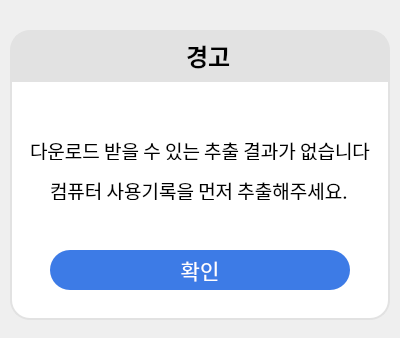
<?xml version="1.0" encoding="UTF-8"?>
<ui version="4.0">
 <class>Dialog</class>
 <widget class="QDialog" name="Dialog">
  <property name="geometry">
   <rect>
    <x>0</x>
    <y>0</y>
    <width>400</width>
    <height>338</height>
   </rect>
  </property>
  <property name="windowTitle">
   <string>Progressing...</string>
  </property>
  <widget class="QLabel" name="label_32">
   <property name="geometry">
    <rect>
     <x>10</x>
     <y>80</y>
     <width>380</width>
     <height>240</height>
    </rect>
   </property>
   <property name="styleSheet">
    <string notr="true">background-color: rgb(255, 255, 255);
border-bottom-right-radius: 20px;
border-bottom-left-radius: 20px;
border: 2px solid #E2E2E2;</string>
   </property>
   <property name="text">
    <string/>
   </property>
  </widget>
  <widget class="QPushButton" name="okBtn_warning_step1">
   <property name="geometry">
    <rect>
     <x>50</x>
     <y>250</y>
     <width>300</width>
     <height>40</height>
    </rect>
   </property>
   <property name="font">
    <font>
     <family>나눔스퀘어 Bold</family>
     <pointsize>16</pointsize>
    </font>
   </property>
   <property name="cursor">
    <cursorShape>PointingHandCursor</cursorShape>
   </property>
   <property name="styleSheet">
    <string notr="true">color: white;
background-color: #3D7BE6;
border-radius: 20px;</string>
   </property>
   <property name="text">
    <string>확인</string>
   </property>
  </widget>
  <widget class="QLabel" name="label">
   <property name="geometry">
    <rect>
     <x>10</x>
     <y>30</y>
     <width>380</width>
     <height>50</height>
    </rect>
   </property>
   <property name="font">
    <font>
     <family>나눔스퀘어 Bold</family>
     <pointsize>18</pointsize>
     <weight>75</weight>
     <bold>true</bold>
    </font>
   </property>
   <property name="styleSheet">
    <string notr="true">background-color: #E2E2E2;
border-top-right-radius: 20px;
border-top-left-radius: 20px;
border: 2px solid #E2E2E2;</string>
   </property>
   <property name="text">
    <string>   경고</string>
   </property>
   <property name="alignment">
    <set>Qt::AlignCenter</set>
   </property>
  </widget>
  <widget class="QLabel" name="label_2">
   <property name="geometry">
    <rect>
     <x>145</x>
     <y>41</y>
     <width>30</width>
     <height>30</height>
    </rect>
   </property>
   <property name="text">
    <string/>
   </property>
   <property name="pixmap">
    <pixmap>icons/warning_sign.png</pixmap>
   </property>
   <property name="scaledContents">
    <bool>true</bool>
   </property>
  </widget>
  <widget class="QLabel" name="label_3">
   <property name="geometry">
    <rect>
     <x>30</x>
     <y>140</y>
     <width>340</width>
     <height>20</height>
    </rect>
   </property>
   <property name="font">
    <font>
     <family>나눔스퀘어</family>
     <pointsize>14</pointsize>
    </font>
   </property>
   <property name="text">
    <string>다운로드 받을 수 있는 추출 결과가 없습니다.</string>
   </property>
  </widget>
  <widget class="QLabel" name="label_4">
   <property name="geometry">
    <rect>
     <x>50</x>
     <y>180</y>
     <width>300</width>
     <height>20</height>
    </rect>
   </property>
   <property name="font">
    <font>
     <family>나눔스퀘어</family>
     <pointsize>14</pointsize>
    </font>
   </property>
   <property name="text">
    <string>컴퓨터 사용기록을 먼저 추출해주세요.</string>
   </property>
  </widget>
 </widget>
 <resources/>
 <connections/>
</ui>
